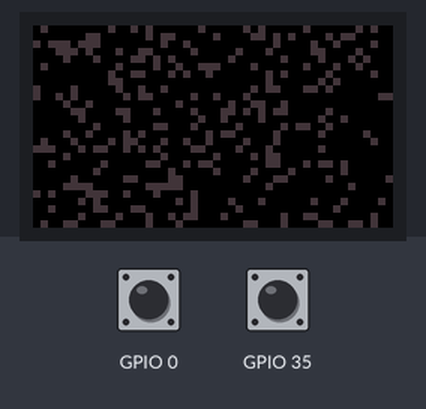
A program run on a simulated ESP32. On the bench: 240×135 colour display. Inputs (shaded band) come from the test bench; at power-on: GPIO 0 HIGH, GPIO 35 HIGH. Random numbers use the default seed unless the program sets one.

Above: at 1.3 s.
1.4 s: GPIO 0 pulled LOW for 3.2 s
At 7.0 s:
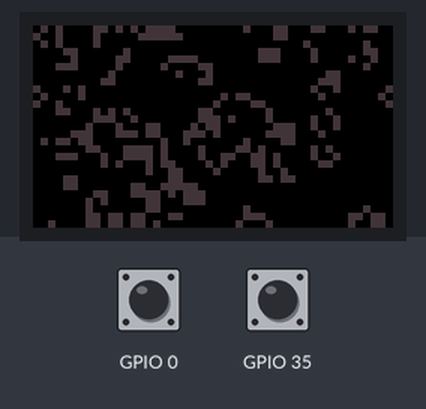
7.7 s: GPIO 35 pulled LOW for 3.2 s
At 13.1 s:
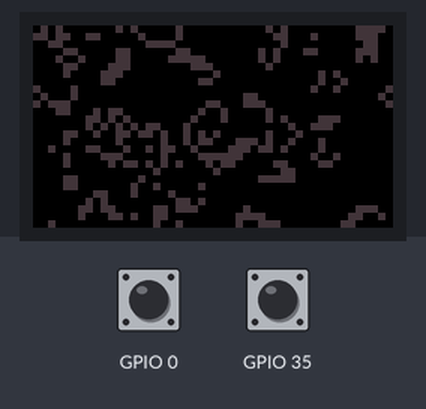
14.3 s: GPIO 0 pulled LOW for 3.2 s
At 20.7 s:
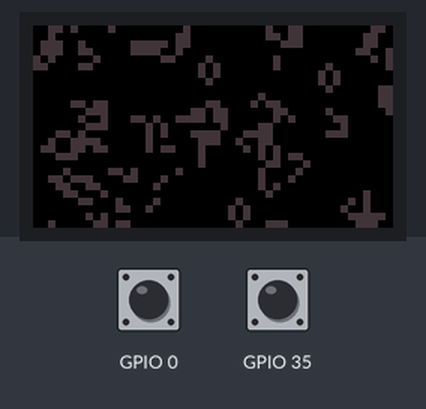
20.9 s: GPIO 35 pulled LOW for 3.2 s
At 25.7 s:
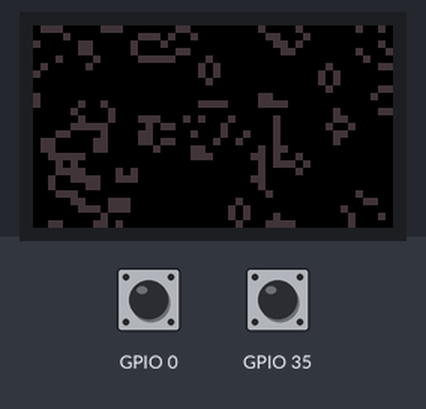
Timing chart, 0 to 27.2 s (numbered marks = the images above; inputs shaded):
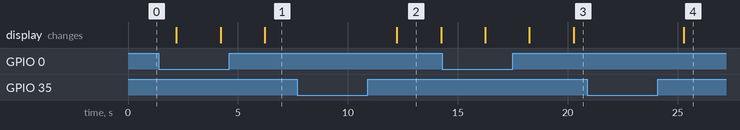

The program:

main.cpp
```cpp
#include <TFT_eSPI.h>
#include <Button2.h>

// TODO
// - 2-step oscillator detection & fade
// - hsv colors
// - oscillate color during iterations
// - speed control (slow/fast)
// - randomize seed density?

#define SCREENX 240
#define SCREENY 135

TFT_eSPI tft = TFT_eSPI(SCREENY, SCREENX);

Button2 buttonStep = Button2(0);
Button2 buttonPlay = Button2(35);

bool stepMode = false;
bool nextStep = false;

int msDelay = 100;
int pixPerCell = 1;
uint32_t drawColor = 0xFFFF;
uint32_t blankColor = 0x0;

// Conway's Life logic

int sizeX, sizeY;
bool *curField, *newField;

void initField(void)
{
	curField = new bool [sizeX * sizeY];
	newField = new bool [sizeX * sizeY];

	for (int x = 0; x < sizeX; ++x) {
		int x0 = x*sizeY;
		for (int y = 0; y < sizeY; ++y) {
			curField[x0+y] = 0;
			newField[x0+y] = !random(5);
		}
	}
}

void destroyField(void)
{
	delete newField;
	delete curField;
}

int countNeighbors(int x, int y)
{
	int xm0 = ((x <= 0) ? (sizeX - 1) : (x - 1)) * sizeY;
	int x0  = x * sizeY;
	int xp0 = ((x >= sizeX - 1) ? (0) : (x + 1)) * sizeY;
	int ym = (y <= 0) ? (sizeY - 1) : (y - 1);
	int yp = (y >= sizeY - 1) ? (0) : (y + 1);

	return   curField[xm0+ym] + curField[xm0+y] + curField[xm0+yp]
	       + curField[x0 +ym]                   + curField[x0 +yp]
	       + curField[xp0+ym] + curField[xp0+y] + curField[xp0+yp];
}

int nextGeneration() {
	int countChanged = 0;
	for (int x = 0; x < sizeX; ++x) {
		int x0 = x*sizeY;
		for (int y = 0; y < sizeY; ++y) {
			int neighbors = countNeighbors(x, y);
			bool newCell = (neighbors == 3 || (curField[x*sizeY+y] && (neighbors == 2)));
			newField[x0+y] = newCell;
			if (curField[x0+y] != newCell) {
				countChanged++;
			}
		}
	}
	return countChanged;
}

// display field

int redrawField(bool force = false) {
	int countCells = 0;
	for (int x = 0; x < sizeX; ++x) {
		int x0 = x*sizeY;
		for (int y = 0; y < sizeY; ++y) {
			if (newField[x0+y]) {
				countCells++;
			}
			if ((force && newField[x0+y]) || newField[x0+y] != curField[x0+y]) {
				tft.fillRect(x*pixPerCell, y*pixPerCell,
				             pixPerCell, pixPerCell,
				             newField[x0+y] ? drawColor : blankColor);
			}
		}
	}
	return countCells;
}

// buttons & sleep

void buttonHandler(Button2& btn) {
    if (btn == buttonStep) {
        stepMode = true;
        nextStep = true;
    } else if (btn == buttonPlay) {
        stepMode = false;
    }
}

void sleep(int ms)
{
	esp_sleep_enable_timer_wakeup(ms * 1000);
	esp_sleep_pd_config(ESP_PD_DOMAIN_RTC_PERIPH, ESP_PD_OPTION_ON);
	esp_light_sleep_start();
}

void sleepLoop(int ms)
{
    while (true) {
        buttonStep.loop();
        buttonPlay.loop();

        if (ms <= 0) {
            break;
        }

        int step = ms > 50 ? 50 : ms;
        sleep(step);
        ms -= step;
    }
}

// setup & loop

void setup()
{
	tft.init();
	tft.setRotation(3);
	tft.fillScreen(blankColor);
	tft.setCursor(0, 0);

    buttonStep.setTapHandler(buttonHandler);
    buttonPlay.setTapHandler(buttonHandler);
}

void loop()
{
	drawColor = random(0xFFFF);
	pixPerCell = 1+random(15);
	msDelay = sqrt(pixPerCell - 1) * 50;
	int generations = 2500 / pixPerCell;

	sizeX = SCREENX / pixPerCell;
	sizeY = SCREENY / pixPerCell;

	initField();

	bool fading = false;
	do {
        // draw field
		if (redrawField(fading) == 0) {
			break;
		}

        // delay or wait for button
        if (stepMode) {
            while (stepMode && !nextStep) {
                sleepLoop(10);
            }
            nextStep = false;
        }
		else {
			sleepLoop(msDelay);
		}

        // swap fields
		bool * tmp = curField;
		curField = newField;
		newField = tmp;

        // calculate next generation
		if (nextGeneration() == 0 || --generations < 0) {
            // fade to black
			fading = true;
			uint16_t r = drawColor >> 11;
			uint16_t g = (drawColor >> 6) & 0x1F;
			uint16_t b = drawColor & 0x1F;
			drawColor = ((r ? r-1 : 0) << 11) | ((g ? g-1 : 0) << 6) | (b ? b-1 : 0);
		}
	} while (drawColor);

	destroyField();

	tft.fillScreen(blankColor);
	sleep(500);
}
```

Measured:
- after the input at 7.7 s, the display: changes after 4.5 s (image 2)
- after the input at 20.9 s, the display: changes after 4.4 s (image 4)
- what the display in image 2 shows lasts 2.0 s, from 12.2 s to 14.2 s
